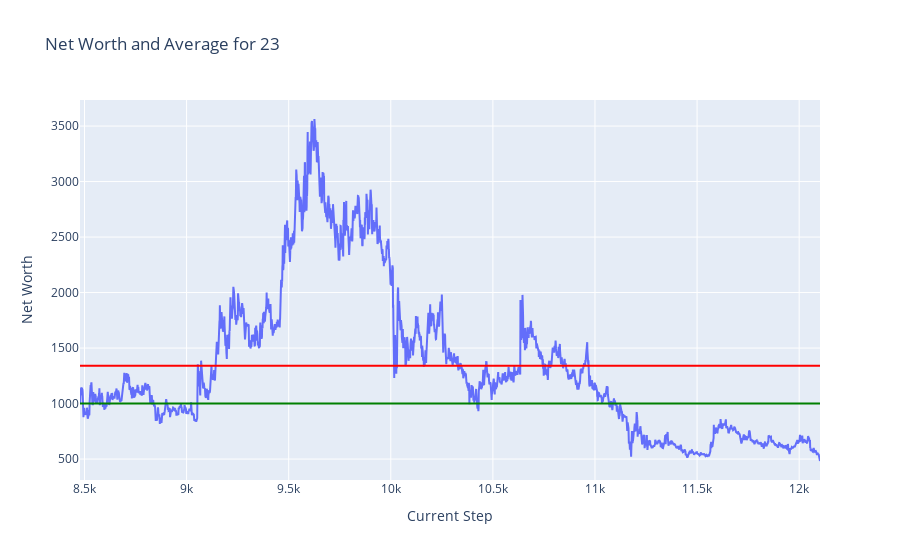

Notebook code cell kept with this figure:
### Code cell
plot_token_data(df = test_hist_df, token = token)

### Figure 1 — Plotly figure (JSON) as saved in the notebook; plotly's stock layout.template omitted (floating-point values rounded to 4 significant figures; data arrays with more than 128 entries replaced by an {"elided": "..."} marker saying what was removed)
{"data": [{"mode": "lines", "name": "Net Worth", "type": "scatter", "x": {"elided": "3625 int values"}, "y": {"elided": "3625 float values"}}], "layout": {"shapes": [{"line": {"color": "green"}, "name": "Net Worth = 1000", "type": "line", "x0": 0, "x1": 1, "xref": "x domain", "y0": 1000, "y1": 1000, "yref": "y"}, {"line": {"color": "red"}, "name": "Average Net Worth = 1340.40", "type": "line", "x0": 0, "x1": 1, "xref": "x domain", "y0": 1340.0, "y1": 1340.0, "yref": "y"}], "title": {"text": "Net Worth and Average for 23"}, "xaxis": {"title": {"text": "Current Step"}}, "yaxis": {"title": {"text": "Net Worth"}}}}
